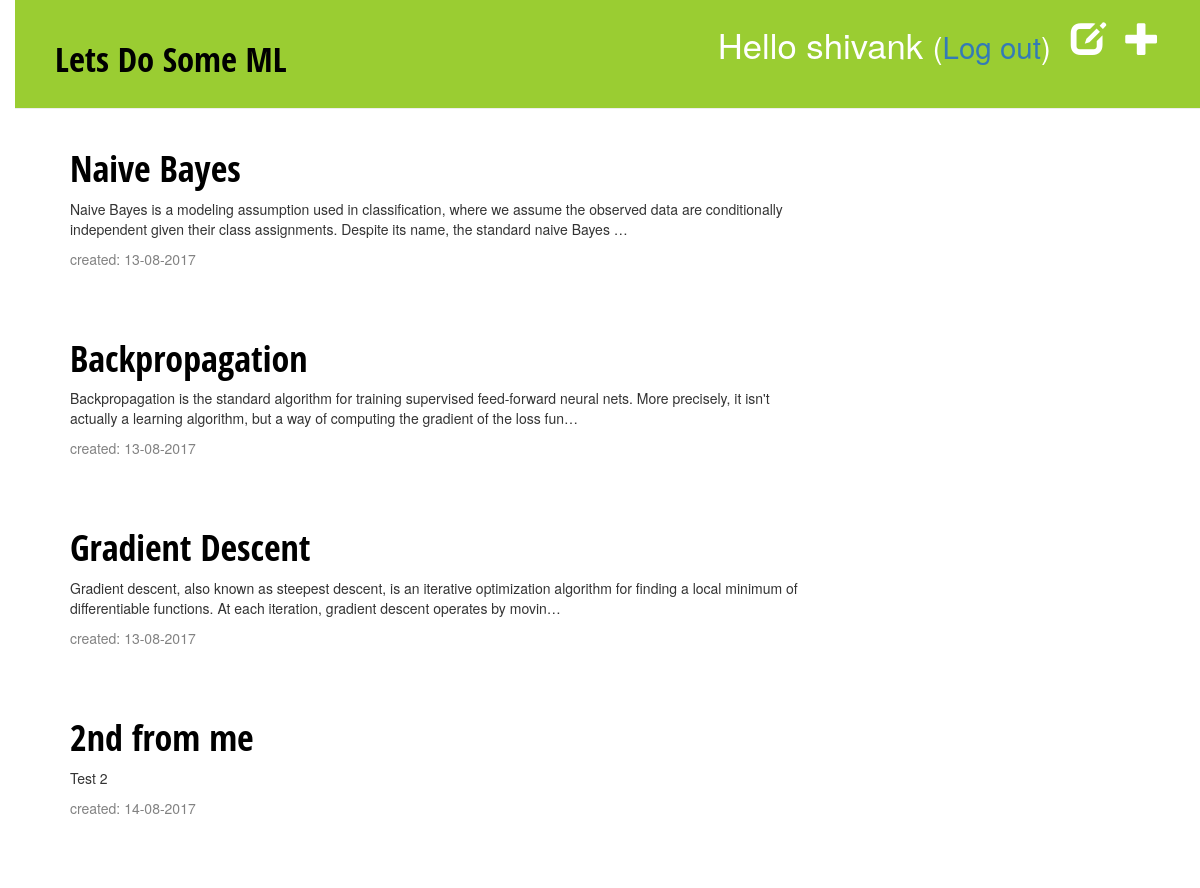
Before: /drafts/ (signed in) with the older database file.
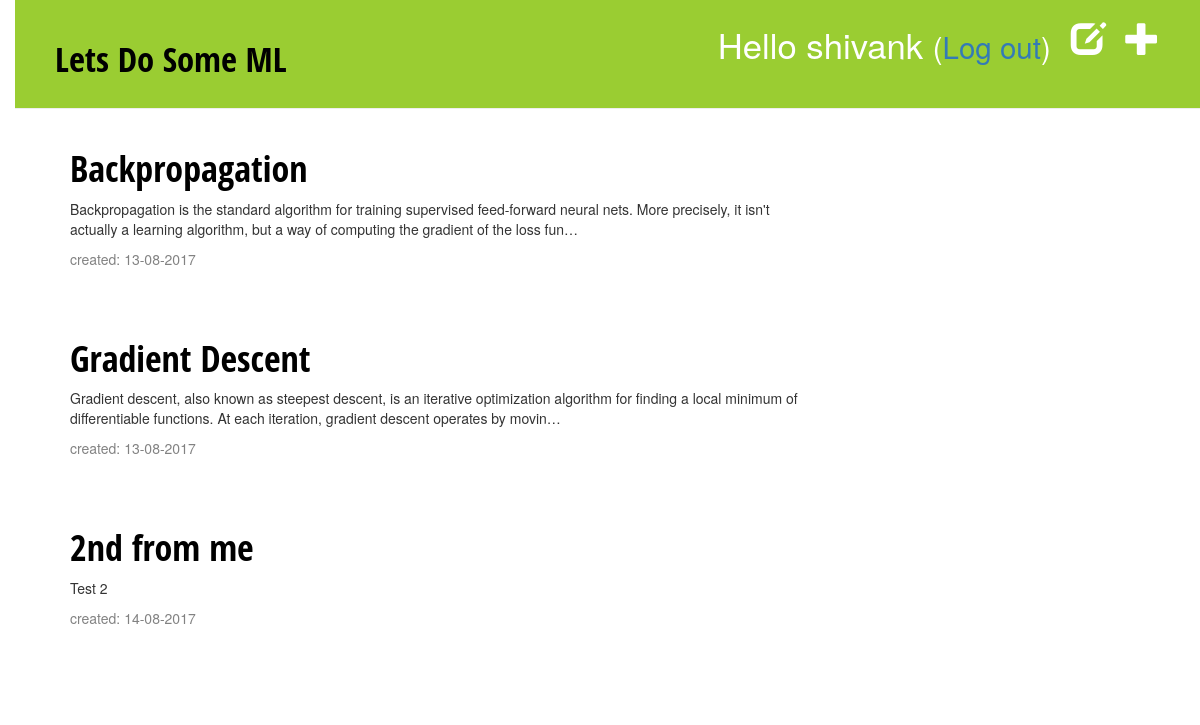
After: the same page with the newer database file.
### blog/models.py (models this page shows, shortened)
class Post(models.Model):
    author = models.ForeignKey('auth.User')
    title = models.CharField(max_length=200)
    text = models.TextField()
    created_date = models.DateTimeField(
            default=timezone.now)
    published_date = models.DateTimeField(
            blank=True, null=True)

### blog/views.py (the view)
# urls.py: url(r'^drafts/$', views.post_draft_list, name='post_draft_list'),
@login_required
def post_draft_list(request):
    posts = Post.objects.filter(published_date__isnull=True).order_by('created_date')
    return render(request, 'blog/post_draft_list.html', {'posts': posts})

### blog/templates/blog/post_draft_list.html
{% extends 'blog/base.html' %}
{% block content %}
    {% for post in posts %}
        <div class="post">
            <h1><a href="{% url 'post_detail' pk=post.pk %}">{{ post.title }}</a></h1>
            <p>{{ post.text|truncatechars:200 }}</p>
	    <p class="date">created: {{ post.created_date|date:'d-m-Y' }}</p>
        </div>
    {% endfor %}
{% endblock %}

Changed rows visible on the page:
no longer on this page (row edited): Post: title "Naive Bayes", text "Naive Bayes is a modeling assumption used in classification, where we assume the observed data are conditionally independent given their class assignments. Despite its name, the standard naive Bayes …", created_date "13-08-2017"
